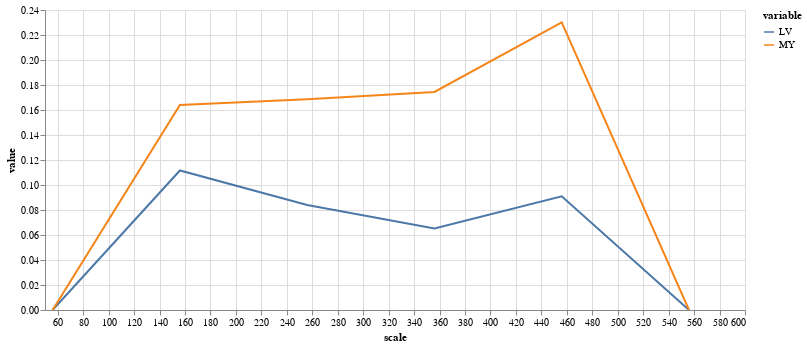

Notebook code cell kept with this figure:
### Code cell
(alt
 .Chart(results.melt(id_vars=['scale'],value_vars=['LV','MY']))
 .mark_line()
 .encode(
     x="scale",
     y="value",
     color="variable",
     tooltip="value"
 )
 .properties(width=700,height=300)
 .interactive()
)

### Figure 1 — Vega-Lite specification as saved in the notebook (floating-point values rounded to 4 significant figures)
{"config": {"view": {"continuousWidth": 400, "continuousHeight": 300}}, "data": {"name": "data-a88665cb235f96aeb98175c8f7045b54"}, "mark": "line", "encoding": {"color": {"type": "nominal", "field": "variable"}, "tooltip": {"type": "quantitative", "field": "value"}, "x": {"type": "quantitative", "field": "scale"}, "y": {"type": "quantitative", "field": "value"}}, "height": 300, "selection": {"selector005": {"type": "interval", "bind": "scales", "encodings": ["x", "y"]}}, "width": 700, "$schema": "https://vega.github.io/schema/vega-lite/v4.8.1.json", "datasets": {"data-a88665cb235f96aeb98175c8f7045b54": [{"scale": 56, "variable": "LV", "value": 0.0}, {"scale": 156, "variable": "LV", "value": 0.1116}, {"scale": 256, "variable": "LV", "value": 0.08402}, {"scale": 356, "variable": "LV", "value": 0.06518}, {"scale": 456, "variable": "LV", "value": 0.09091}, {"scale": 556, "variable": "LV", "value": 0.0}, {"scale": 56, "variable": "MY", "value": 0.0}, {"scale": 156, "variable": "MY", "value": 0.164}, {"scale": 256, "variable": "MY", "value": 0.1685}, {"scale": 356, "variable": "MY", "value": 0.1745}, {"scale": 456, "variable": "MY", "value": 0.2301}, {"scale": 556, "variable": "MY", "value": 0.0}]}}
